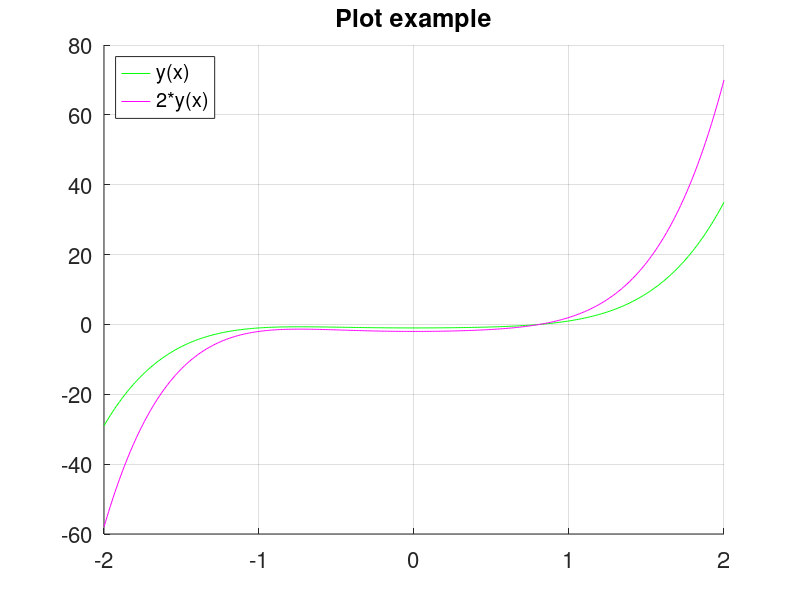

MATLAB code to generate this figure:
% Example of plotting 
% A basic tutorial: https://www.tutorialspoint.com/matlab/matlab_plotting.htm

% generate something to plot
x = -2 : .01 : 2;
y = @(x) x.^5 + x.^2 - 1;   % https://www.mathworks.com/help/matlab/matlab_prog/creating-a-function-handle.html

figure(1)
figure('DefaultAxesFontSize',16)
grid on
hold on         % without this, only the last plot will be shown (plots won't be layered on top of each other)
plot(x, y(x), 'g')
plot(x, 2*y(x), 'm')
title('Plot example', 'fontsize', 18)
legend('y(x)', '2*y(x)', 'Location', 'northwest') % https://www.mathworks.com/help/matlab/ref/legend.html